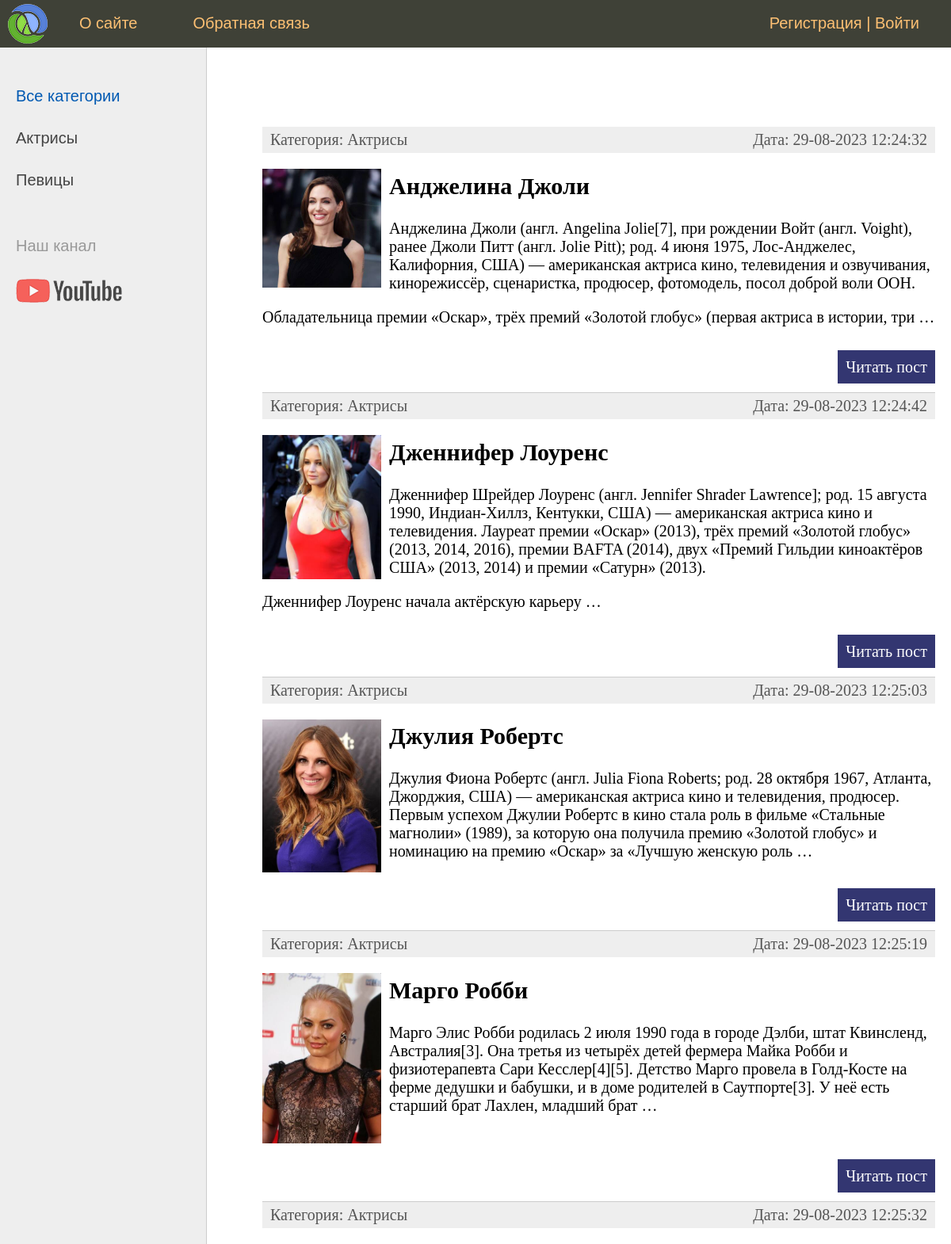
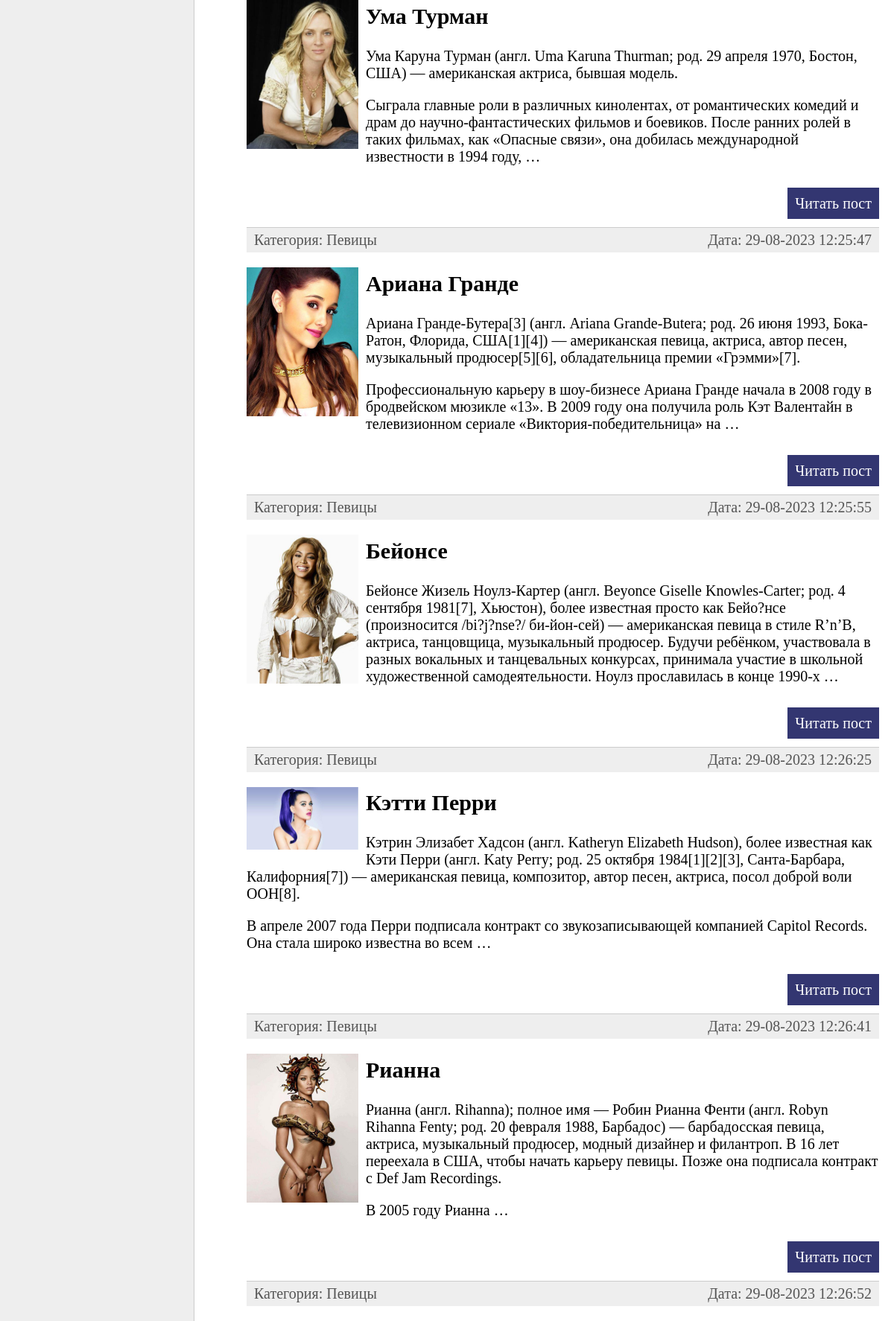
The page / (upper part) on the database its author committed (2 pictures, top to bottom).
### women/models.py (models this page shows, shortened)
class Category(models.Model):
    name = models.CharField(max_length=100, db_index=True, verbose_name="Категория")
    slug = models.SlugField(max_length=255, unique=True, db_index=True, verbose_name="URL")
    def __str__(self):
        return self.name
    """
    def get_absolute_url(self):
        return reverse('category', kwargs={'cat_id': self.pk})
    """
    def get_absolute_url(self):
        return reverse('category', kwargs={'cat_slug': self.slug})
    class Meta:
        verbose_name = 'Категория'
        verbose_name_plural = 'Категории'
        ordering = ['id']

class Women(models.Model):
    title = models.CharField(max_length=255, verbose_name="Заголовок")
    slug = models.SlugField(max_length=255, unique=True, db_index=True, verbose_name="URL")
    content = models.TextField(blank=True, verbose_name="Текст статьи")
    time_create = models.DateTimeField(auto_now_add=True, verbose_name="Время создания")
    time_update = models.DateTimeField(auto_now=True, verbose_name="Время изменения")
    is_published = models.BooleanField(default=True, verbose_name="Публикация")
    cat = models.ForeignKey('Category', on_delete=models.PROTECT, verbose_name="Категории")
    first_photo = models.ForeignKey('WomenPhoto', null=True, on_delete=models.PROTECT, verbose_name="Фотография", related_name="+")
    """
    def get_absolute_url(self):
        return reverse('post', kwargs={'post_id': self.pk})
    """
    def get_absolute_url(self):
        return reverse('post', kwargs={'post_slug': self.slug})
    """
    def get_absolute_url2(self):
        return reverse('post', kwargs={'post_id': self.pk})
    """
    class Meta:
        verbose_name = 'Известные женщины'
        verbose_name_plural = 'Известные женщины'
        ordering = ['id']

class WomenPhoto(models.Model):
    photo = models.ImageField(upload_to="photos/%Y/%m/%d/", verbose_name="Фото")
    women = models.ForeignKey(Women, on_delete=models.PROTECT, verbose_name="Известные женщины")
    class Meta:
        verbose_name = 'Фотография известной женщины'
        verbose_name_plural = 'Фотографии известных женщин'
        ordering = ['id']

### women/views.py (the view)
# urls.py: path('', WomenHome.as_view(), name='home'),
class WomenHome(DataMixin, ListView):
    model = Women
    template_name = 'women/index.html'
    context_object_name = 'posts'
    def get_context_data(self, *, object_list=None, **kwargs):
        context = super().get_context_data(**kwargs)
        c_def = self.get_user_context(title="Главная страница")
        return dict(list(context.items()) + list(c_def.items()))
    """
    def get_queryset(self):
        return Women.objects.filter(is_published=True)
    """
    def get_queryset(self):
        return Women.objects.filter(is_published=True).select_related('cat', 'first_photo')

### women/templatetags/women_tags.py (called while the page is built)
@register.simple_tag(name='getcats')
def get_categories(filter=None):
    if not filter:
        return Category.objects.all()
    else:
        return Category.objects.filter(pk=filter)

@register.inclusion_tag('women/list_menu.html', takes_context=True)
def show_menu(context):
    request = context['request']
    user_menu = menu.copy()
    if not request.user.is_authenticated:
        user_menu.pop(1)
    context['menu'] = user_menu
    return context

### women/utils.py (called while the page is built)
    def get_user_context(self, **kwargs):
        context = kwargs
        cats = cache.get('cats')
        if not cats:
            cats = Category.objects.annotate(Count('women'))
            cache.set('cats', cats, 60)
        user_menu = menu.copy()
        if not self.request.user.is_authenticated:
            user_menu.pop(1)
        context['menu'] = user_menu
        context['cats'] = cats
        if 'cat_selected' not in context:
            context['cat_selected'] = 0
        return context

### women/templates/women/index.html (shortened to what this page needs)
{% extends 'women/base.html' %}
{% load women_tags %}
{% block content %}
<ul class="list-articles">
	{% for p in posts %}
			<li><div class="article-panel">
				<p class="first">Категория: {{p.cat}}</p>
         <p class="last">Дата: {{p.time_update|date:"d-m-Y H:i:s"}}</p>
</div>
{% if p.first_photo != None %}
<p><img class="img-article-left thumb" src="{{p.first_photo.photo.url}}"></p>
{% endif %}
				<h2>{{p.title}}</h2>
				{% autoescape on %}
				{{p.content|linebreaks|truncatewords:50}}
				{% endautoescape %}
				<p class="link-read-post"><a href="{{ p.get_absolute_url }}">Читать пост</a></p>
			</li>
	{% endfor %}
</ul>
{% endblock %}

### women/templates/women/base.html (shortened to what this page needs)
{% load static %}
{% load static %}
{% load women_tags %}
<!DOCTYPE html>
<html>
<head>
	<link type="text/css" href="{% static 'women/css/styles.css' %}" rel="stylesheet" />
</head>
<body>
<table class="table-page" border=0 cellpadding="0" cellspacing="0">
<tr><td valign=top>
{% block mainmenu %}
		<div class="header">
			<ul id="mainmenu" class="mainmenu">
					<li class="logo"><a href="{% url 'home' %}"><div class="logo"></div></a></li>
				{% show_menu %}
			</ul>
		</div>
{% endblock mainmenu %}
<table class="table-content" border=0 cellpadding="0" cellspacing="0">
<tr>
	<td valign="top" class="left-chapters">
		{% getcats as categories %}
	<ul id="leftchapters">
{% if cat_selected == 0 %}
                   <li class="selected">Все категории</li>
{% else %}
		<!--
		Отображается ссылка
		-->
                   <li><a href="{% url 'home' %}">Все категории</a></li>
{% endif %}
		{% for c in cats %}
		{% if c.women__count > 0 %}
         {% if c.pk == cat_selected %}
                   <li class="selected">{{c.name}}</li>
         {% else %}
                   <li><a href="{{ c.get_absolute_url }}">{{c.name}}</a></li>
         {% endif %}
		{% endif %}
		{% endfor %}
		<li class="share">
		<p>Наш канал</p>
		<a class="share-yt" href="https://www.youtube.com/channel/UClJzWfGWuGJL2t-3dYKcHTA/playlists" target="_blank" rel="nofollow"></a>
		</li>
	</ul>
</td>
<td valign="top" class="content">
	<div class="content-text">
{% block content %}
{% endblock %}
	</div>
</td></tr></table>
</td></tr>
</table>
</body>
</html>

### women/templates/women/list_menu.html
{% for m in menu %}
				<li><a href="{% url m.url_name %}">{{m.title}}</a></li>
{% endfor %}
{% if request.user.is_authenticated %}
<li class="last"> {{user.username}} | <a href="{% url 'logout' %}">Выйти</a></li>
{% else %}
				<li class="last"><a href="{% url 'register' %}">Регистрация</a> | <a href="{% url 'login' %}">Войти</a></li>
{% endif %}

### women/static/women/css/styles.css (style rules this page uses)
html, body { font-family: 'Arial'; margin: 0; padding: 0; height: 100%; width: 100%; color: #444; }
a { color: #0059b2; text-decoration: none; }
img { max-width: 600px; height: auto; }
img.img-article-left { max-width: 300px; height: auto; float: left; padding: 0 10px 10px 0; }
img.img-article-left.thumb { max-width: 150px; height: auto; }
p.link-read-post { text-align: right; }
p.link-read-post a { padding: 10px; min-width: 100px; background: #333671; color: #fff; text-decoration: none; }
div.article-panel { background: #eee; padding: 5px 10px 5px 10px; box-sizing: border-box; overflow: hidden; color: #555; }
div.article-panel p.first { margin: 0; float: left; }
div.article-panel p.last { margin: 0; float: right; }
ul.list-articles { list-style: none; margin: 0; padding: 0; }
ul.list-articles li { border-bottom: 1px solid #ccc; }
.table-page { width: 100%; height: 100%; vertical-align: top; }
.table-page tr { height: 100%; }
.header { background: #3F4137; height: 60px; }
.logo { background: url('../images/logo.png') no-repeat 10px 5px; width: 70px; height: 60px; }
ul.mainmenu { list-style: none; margin: 0; padding: 0; height: 60px; color: #fdc073; font-size: 20px; overflow: hidden; }
ul.mainmenu li { float: left; margin: 18px 40px 0 30px; }
ul.mainmenu li.logo { margin: 0; }
ul.mainmenu li.last { float: right; }
ul.mainmenu li a { color: #fdc073; text-decoration: none; }
.table-content { width: 100%; min-height: 100%; height: 100%; }
.left-chapters { margin: 0; background: #eee; border-right: 1px solid #ccc; min-height: 100%; }
.left-chapters ul { width: 230px; min-height: 100%; margin: 0; padding: 20px 10px 10px 20px; list-style: none; font-size: 20px; }
.left-chapters ul li { margin: 30px 0 0 0; color: #999; }
.left-chapters ul li.selected { color: #0059b2; }
.left-chapters ul li a { color: #444; text-decoration: none; }
.left-chapters ul li.share { margin: 60px 0 0 0; }
.left-chapters ul li.share p { margin: 30px 0 30px 0; }
.left-chapters ul li.share a { display: inline-block; width: 40px; height: 40px; margin: 0 20px 0 0; }
.left-chapters ul li.share a.share-yt { width: 100%; height: 30px; background: url('../images/share_yt.png') no-repeat 0 0 }
.content { padding: 40px 20px 20px 40px; width: 100%; box-sizing: border-box; }
.content-text { margin: 60px 0 0 30px; color: #000; font-size: 20px; font-family: Yandex Sans Display Light; }

### rows shown on the page
Category: name "Актрисы"
Category: name "Певицы"
Women: cat "Актрисы", time_update "29-08-2023 12:24:32", first_photo.photo (picture), title "Анджелина Джоли", content "Анджелина Джоли (англ. Angelina Jolie[7], при рождении Войт (англ. Voight), ранее Джоли Питт (англ. Jolie Pitt); род. 4 июня 1975, Лос-Анджелес, Калифорния, США) — американская актриса кино, телевидения и озвучивания, кинорежиссёр, сценаристка, продюсер, фотомодель, посол доброй воли ООН. Обладательница премии «Оскар», трёх премий «Золотой глобус» (первая актриса в истории, три …"
Women: cat "Актрисы", time_update "29-08-2023 12:24:42", first_photo.photo (picture), title "Дженнифер Лоуренс", content "Дженнифер Шрейдер Лоуренс (англ. Jennifer Shrader Lawrence]; род. 15 августа 1990, Индиан-Хиллз, Кентукки, США) — американская актриса кино и телевидения. Лауреат премии «Оскар» (2013), трёх премий «Золотой глобус» (2013, 2014, 2016), премии BAFTA (2014), двух «Премий Гильдии киноактёров США» (2013, 2014) и премии «Сатурн» (2013). Дженнифер Лоуренс начала актёрскую карьеру …"
Women: cat "Актрисы", time_update "29-08-2023 12:25:03", first_photo.photo (picture), title "Джулия Робертс", content "Джулия Фиона Робертс (англ. Julia Fiona Roberts; род. 28 октября 1967, Атланта, Джорджия, США) — американская актриса кино и телевидения, продюсер. Первым успехом Джулии Робертс в кино стала роль в фильме «Стальные магнолии» (1989), за которую она получила премию «Золотой глобус» и номинацию на премию «Оскар» за «Лучшую женскую роль …"
Women: cat "Актрисы", time_update "29-08-2023 12:25:19", first_photo.photo (picture), title "Марго Робби", content "Марго Элис Робби родилась 2 июля 1990 года в городе Дэлби, штат Квинсленд, Австралия[3]. Она третья из четырёх детей фермера Майка Робби и физиотерапевта Сари Кесслер[4][5]. Детство Марго провела в Голд-Косте на ферме дедушки и бабушки, и в доме родителей в Саутпорте[3]. У неё есть старший брат Лахлен, младший брат …"
Women: cat "Актрисы", time_update "29-08-2023 12:25:32", first_photo.photo (picture), title "Ума Турман", content "Ума Каруна Турман (англ. Uma Karuna Thurman; род. 29 апреля 1970, Бостон, США) — американская актриса, бывшая модель. Сыграла главные роли в различных кинолентах, от романтических комедий и драм до научно-фантастических фильмов и боевиков. После ранних ролей в таких фильмах, как «Опасные связи», она добилась международной известности в 1994 году, …"
Women: cat "Певицы", time_update "29-08-2023 12:25:47", first_photo.photo (picture), title "Ариана Гранде", content "Ариана Гранде-Бутера[3] (англ. Ariana Grande-Butera; род. 26 июня 1993, Бока-Ратон, Флорида, США[1][4]) — американская певица, актриса, автор песен, музыкальный продюсер[5][6], обладательница премии «Грэмми»[7]. Профессиональную карьеру в шоу-бизнесе Ариана Гранде начала в 2008 году в бродвейском мюзикле «13». В 2009 году она получила роль Кэт Валентайн в телевизионном сериале «Виктория-победительница» на …"
Women: cat "Певицы", time_update "29-08-2023 12:25:55", first_photo.photo (picture), title "Бейонсе", content "Бейонсе Жизель Ноулз-Картер (англ. Beyonce Giselle Knowles-Carter; род. 4 сентября 1981[7], Хьюстон), более известная просто как Бейо?нсе (произносится /bi?j?nse?/ би-йон-сей) — американская певица в стиле R’n’B, актриса, танцовщица, музыкальный продюсер. Будучи ребёнком, участвовала в разных вокальных и танцевальных конкурсах, принимала участие в школьной художественной самодеятельности. Ноулз прославилась в конце 1990-х …"
Women: cat "Певицы", time_update "29-08-2023 12:26:25", first_photo.photo (picture), title "Кэтти Перри", content "Кэтрин Элизабет Хадсон (англ. Katheryn Elizabeth Hudson), более известная как Кэти Перри (англ. Katy Perry; род. 25 октября 1984[1][2][3], Санта-Барбара, Калифорния[7]) — американская певица, композитор, автор песен, актриса, посол доброй воли ООН[8]. В апреле 2007 года Перри подписала контракт со звукозаписывающей компанией Capitol Records. Она стала широко известна во всем …"
Women: cat "Певицы", time_update "29-08-2023 12:26:41", first_photo.photo (picture), title "Рианна", content "Рианна (англ. Rihanna); полное имя — Робин Рианна Фенти (англ. Robyn Rihanna Fenty; род. 20 февраля 1988, Барбадос) — барбадосская певица, актриса, музыкальный продюсер, модный дизайнер и филантроп. В 16 лет переехала в США, чтобы начать карьеру певицы. Позже она подписала контракт с Def Jam Recordings. В 2005 году Рианна …"
Women: cat "Певицы", time_update "29-08-2023 12:26:52"

### other values the page prints
{{ m.title }} "О сайте" "Обратная связь"
